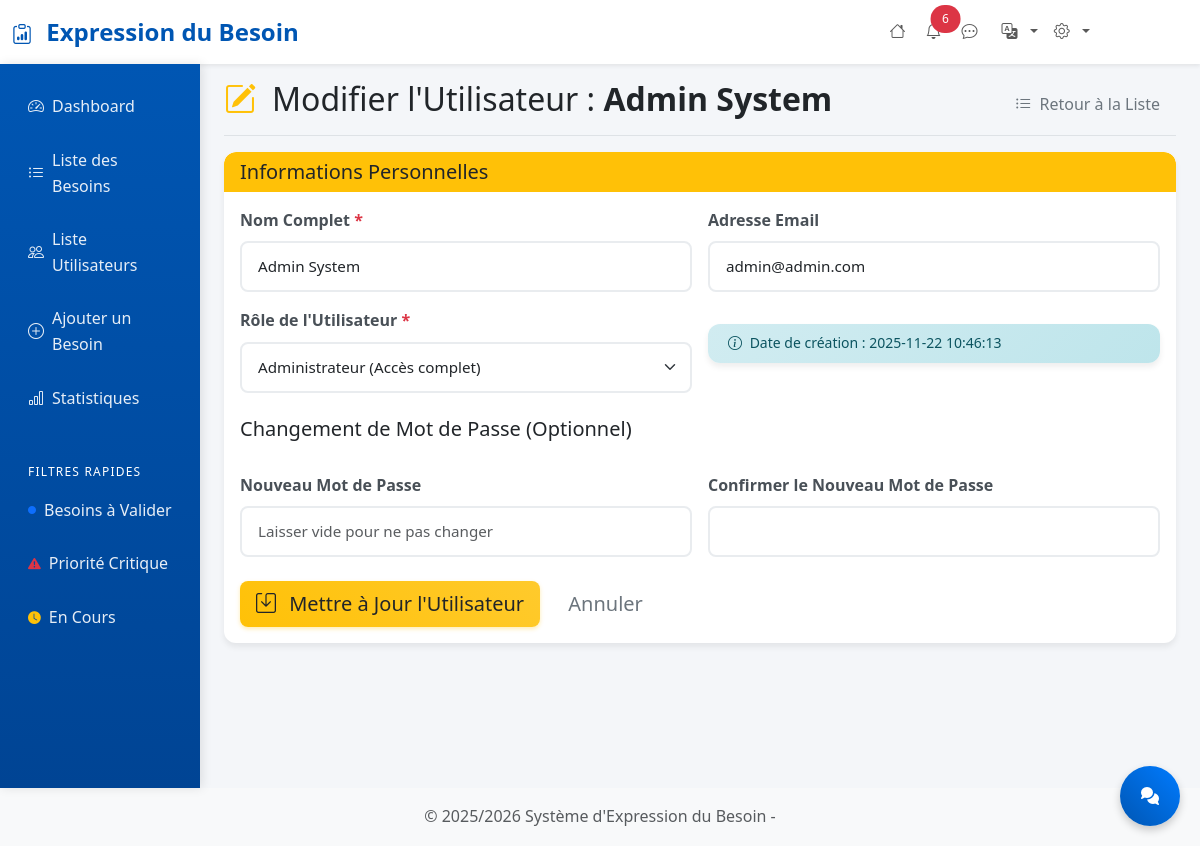
Screenshot of /pages/modifier-utilisateur.php?id=1 (signed in) with the database file from the repository.
### tables this page shows
CREATE TABLE `users` (
  `id` int(11) NOT NULL,
  `nom` varchar(255) NOT NULL,
  `email` varchar(255) NOT NULL,
  `password` varchar(255) NOT NULL,
  `role` enum('Demandeur','Validateur','Administrateur') NOT NULL DEFAULT 'Demandeur',
  `created_at` timestamp NOT NULL DEFAULT current_timestamp(),
  `service_id` int(11) NOT NULL DEFAULT 1
);

### includes/functions.php (called while the page is built, shortened)
<?php
function getUserById(int $id): ?array {
    $pdo = getConnection();
    $stmt = $pdo->prepare("SELECT * FROM users WHERE id = :id");
    $stmt->execute([':id' => $id]);
    $user = $stmt->fetch(PDO::FETCH_ASSOC);
    return $user ?: null;
}
?>

### pages/modifier-utilisateur.php (the view, shortened to what this page needs)
<?php
$page_title = "Modifier l'Utilisateur";
require_once '../includes/header.php';
$roles = [
    'Demandeur' => 'Membre standard',
    'Validateur' => 'Validateur de contenu',
    'Administrateur' => 'Administrateur (Accès complet)',
];
$userId = intval($_GET['id'] ?? 0);
try {
    $existingUser = getUserById($userId);
} catch (Exception $e) {
    setFlashMessage('error', 'Erreur lors du chargement de l\'utilisateur : ' . $e->getMessage());
    redirect('liste-utilisateurs.php');
}
$errors = [];
$formData = [
    'nom' => $existingUser['nom'],
    'email' => $existingUser['email'],
    'role' => $existingUser['role'],
    'password' => '',
    'password_confirm' => ''
];
?>
<div class="d-flex justify-content-between flex-wrap flex-md-nowrap align-items-center pt-3 pb-2 mb-3 border-bottom">
    <h1 class="h2 d-flex flex-row align-items-center gap-2">
            <i class="bi bi-pencil-square me-2 text-warning"></i>
            <div>
                <?php echo $page_title; ?> :
                <strong><?php echo htmlspecialchars($existingUser['nom']); ?></strong>
            </div>
    </h1>
    <div class="btn-toolbar mb-2 mb-md-0">
        <a href="liste-utilisateurs.php" class="btn btn-outline-secondary">
            <i class="bi bi-list-ul me-1"></i> Retour à la Liste
        </a>
    </div>
</div>
<div class="card mb-4">
    <div class="card-header bg-warning text-dark">
        <h5 class="card-title mb-0">Informations Personnelles</h5>
    </div>
    <div class="card-body">
        <form method="POST" action="modifier-utilisateur.php?id=<?php echo $userId; ?>" class="row g-3">
            <div class="col-md-6">
                <label for="nom" class="form-label">Nom Complet <span class="text-danger">*</span></label>
                <input type="text"
                       class="form-control <?php echo isset($errors['nom']) ? 'is-invalid' : ''; ?>"
                       id="nom"
                       name="nom"
                       value="<?php echo htmlspecialchars($formData['nom']); ?>"
                       required>
            </div>
            <div class="col-md-6">
                <label for="email" class="form-label">Adresse Email</label>
                <input type="email"
                       class="form-control <?php echo isset($errors['email']) ? 'is-invalid' : ''; ?>"
                       id="email"
                       name="email"
                       value="<?php echo htmlspecialchars($formData['email']); ?>"
                       readonly>
            </div>
            <div class="col-md-6">
                <label for="role" class="form-label">Rôle de l'Utilisateur <span class="text-danger">*</span></label>
                <select class="form-select <?php echo isset($errors['role']) ? 'is-invalid' : ''; ?>"
                        id="role"
                        name="role"
                        required>
                    <?php foreach ($roles as $key => $label): ?>
                        <option value="<?php echo htmlspecialchars($key); ?>"
                                <?php echo ($formData['role'] === $key) ? 'selected' : ''; ?>>
                            <?php echo htmlspecialchars($label); ?>
                        </option>
                    <?php endforeach; ?>
                </select>
            </div>
            <div class="col-md-6">
                <div class="alert alert-info mt-3 py-2 small">
                    <i class="bi bi-info-circle me-1"></i> Date de création : <?php echo htmlspecialchars($existingUser['created_at']); ?>
                </div>
            </div>
            <h5 class="mt-4 mb-3">Changement de Mot de Passe (Optionnel)</h5>
            <div class="col-md-6">
                <label for="password" class="form-label">Nouveau Mot de Passe</label>
                <input type="password"
                       class="form-control <?php echo isset($errors['password']) ? 'is-invalid' : ''; ?>"
                       id="password"
                       name="password"
                       minlength="8"
                       placeholder="Laisser vide pour ne pas changer">
            </div>
            <div class="col-md-6">
                <label for="password_confirm" class="form-label">Confirmer le Nouveau Mot de Passe</label>
                <input type="password"
                       class="form-control <?php echo isset($errors['password_confirm']) ? 'is-invalid' : ''; ?>"
                       id="password_confirm"
                       name="password_confirm"
                       minlength="8">
            </div>
            <div class="col-12 mt-4">
                <button type="submit" class="btn btn-warning btn-lg text-dark">
                    <i class="bi bi-save me-2"></i> Mettre à Jour l'Utilisateur
                </button>
                <a href="liste-utilisateurs.php" class="btn btn-outline-secondary btn-lg ms-2">
                    Annuler
                </a>
            </div>
        </form>
    </div>
</div>
<?php include '../includes/footer.php'; ?>

### assets/css/style.css (style rules this page uses)
:root { --primary-color: #0056b3; --secondary-color: #6c757d; --success-color: #198754; --info-color: #0dcaf0; --warning-color: #ffc107; --danger-color: #dc3545; --light-color: #f8f9fa; --dark-color: #212529; --border-radius: 8px; --box-shadow: 0 4px 6px rgba(0,0,0,0.07); --transition: all 0.3s ease; }
body { background-color: #f4f6f9; font-family: 'Segoe UI', Tahoma, Geneva, Verdana, sans-serif; line-height: 1.6; }
.card { border: none; box-shadow: var(--box-shadow); border-radius: 12px; transition: transform 0.2s ease, box-shadow 0.2s ease; overflow: hidden; }
.card-header { border-bottom: none; font-weight: 600; border-radius: 12px 12px 0 0 !important; }
.btn { border-radius: var(--border-radius); font-weight: 500; transition: var(--transition); border: none; padding: 0.5rem 1rem; }
.btn-warning { background: linear-gradient(45deg, #ffc107, #ffca2c); box-shadow: 0 2px 4px rgba(255,193,7,0.3); color: #000; }
.btn-outline-primary, .btn-outline-secondary, .btn-outline-success, .btn-outline-warning, .btn-outline-danger { border-width: 2px; }
.form-control, .form-select { border-radius: var(--border-radius); border: 2px solid #e9ecef; padding: 0.75rem 1rem; transition: var(--transition); font-size: 0.95rem; }
.form-label { font-weight: 600; color: #495057; margin-bottom: 0.5rem; }
.alert { border: none; border-radius: 12px; box-shadow: var(--box-shadow); padding: 1rem 1.25rem; }
.alert-info { background: linear-gradient(135deg, #d1ecf1 0%, #bee5eb 100%); color: #0c5460; }
.fade-in-up { animation: fadeInUp 0.6s ease-out; }

### includes/header.php (style rules this page uses)
:root { --primary-color: #0056b3; --secondary-color: #6c757d; --success-color: #198754; --info-color: #0dcaf0; --warning-color: #ffc107; --danger-color: #dc3545; --light-color: #f8f9fa; --dark-color: #212529; }
body { background-color: #f4f6f9; font-family: 'Segoe UI', Tahoma, Geneva, Verdana, sans-serif; }
.card { border: none; box-shadow: 0 4px 6px rgba(0, 0, 0, 0.07); border-radius: 12px; transition: transform 0.2s ease, box-shadow 0.2s ease; }
.btn { border-radius: 8px; font-weight: 500; transition: all 0.3s ease; }
.alert { border: none; border-radius: 12px; box-shadow: 0 4px 6px rgba(0, 0, 0, 0.07); }

### rows the page displays
users: nom "Admin System", email "admin@admin.com", role "Administrateur (Accès complet)", created_at "2025-11-22 10:46:13"

### other values shown
getSetence('header_title') "Expression du Besoin"
$unreadCount "6"
$page_title "Modifier l'Utilisateur"
